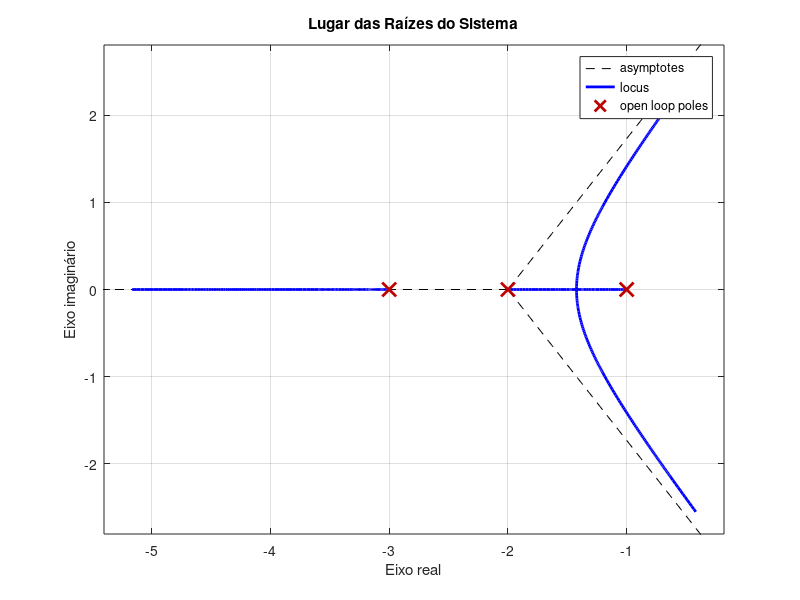

Source code (MATLAB): (Note: this script raises an error after producing the figure.)
%Laboratorio de Analise de Sistemas Lineares - Eng. Eletrica
%Pratica 08 - Sistemas realimentados
%12/01/2022
%Gabriel Arantes e Larissa Braga

%%
%Questao 2 - Item (c)
clear all
close all
clc

num = 1;
den = conv(conv([1 1],[1 2]),[1 3]);
g = tf([num],den)
figure(1)
rlocus(g);
title('Lugar das Raízes do Sistema');
xlabel('Eixo real');
ylabel('Eixo imaginário');

%%
%Questao 2 - Item (d)
clear all
close all
clc

num = 10;
den = conv(conv([1 1],[1 2]),[1 3]);
g = tf([num],den)
[A,B,C,D] = tf2ss(num,den)
  
%%
%Questao 2 - Item (e)
clc

figure(2)
step(A,B,C,D);
title('Resposta temporal ao degrau a partir da representação em espaço de estados');
xlabel('Tempo');
ylabel('Amplitude');
  
